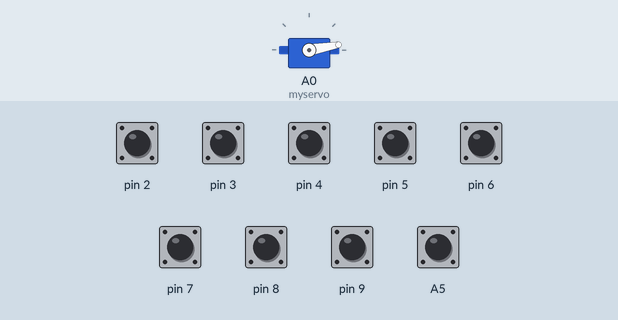
A sketch run on a simulated Arduino Uno, built with avr-gcc and run on an emulated ATmega328P. Shown: servo. The inputs (shaded band) are chosen by the test bench; at power-on: A5, pin 2–9 HIGH. Random numbers use the default seed unless the sketch sets one; what the sketch prints to the serial monitor is not drawn.

Above: at 0.1 s.
Timing chart, 0 to 1.6 s (numbered marks = the images above):
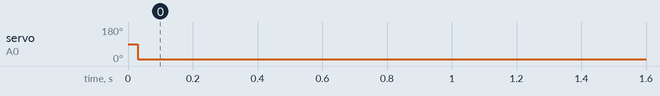

Measured:
- by itself, servo on A0 (myservo): 90° → 10° at 0.03 s

The sketch:

8bitchallenge.ino
```cpp
// outstanding issues!
// 1. Toggle switches are upside down (turn box upside down and they are in order)
// 2. Toggles are inverted 1/0
// 3. Keys are inverted. Which is fine, really.
// Don’t load code on an arduino if it has pins grounded or if

int keycode;
int bitLength;
int binaryKeycode[8]; //8 bits max, lowest 3 positions used for 3 bit code
int offset; //will be 11 for 3 bit code, 2 for 8 bit code
int listOfKeys[] = {12,4,13,8}; //change these decimal values to whatever the physical keys translate to.
int openPosition = 90;
int closedPosition = 10;

#include <Servo.h>

Servo myservo;  // create servo object to control a servo

void setup() {

    Serial.begin(9600);
    Serial.println("Hello!");
    myservo.attach(A0);
    randomSeed(analogRead(A1));
    for(int i = 2; i <= 13; i++) pinMode(i, INPUT_PULLUP);

    //Check pin A5 for jumper to ground
    pinMode(A5, INPUT_PULLUP);

    if(digitalRead(A5)){
        //if pin is ungrounded, High, then we're on step two
        offset = 2; //pin 2 is the first pin to check for the physical keys.
        bitLength = 8;
        decToBin(listOfKeys[random(4)]); //passes one of four decimal keys into all 8 positions of binaryKeycode[8]
    }
    else {
        //else we're on step one
        offset = 11; //pin 11 is the first pin to check for the group of 3 switches, plugged into the ICSP header.
        bitLength = 3;
        decToBin(random(8)); //passes a random number 0 - 7 to populate lowest 3 positions of binaryKeycode[8]
    }
}


void loop() {
  // put your main code here, to run repeatedly:
    Serial.print("The key inserted is: ");
    printKeytest();   // prints 1s and 0s straight to the console from the pins
    Serial.print(", which in decimal is " + String(binToDecFromInput())); // prints sum of digital pins.
    if(isaMatch()){ //if digital pins match keyCode array
      Serial.println(" It's a match!");
      myservo.write(openPosition);
    } else {
      Serial.println(" which is not the keycode.");
      myservo.write(closedPosition);

    }


}

void decToBin(int thedecimal){
   //decToBin takes a password in decimal form and
   // populates the array from high bit (pow(2, password length)) to low bit (pow(2, 0)),
   // just checking if pow(2,max) fits in the decimal.
   // example, thedecimal = 150, bitLength = 8; for bit number 7 (high bit),
   // pow(2,7) = 128, 150 - 128 > 0, that's true, so set bit 7 to 1. Pass the result,
   // next bit is pow(2,6), or 64. (150 - 128) - 64 > 0 is false, so that bit is 0, and so on.

     for(int whichBit = bitLength - 1; whichBit >= 0; whichBit--){
      if(thedecimal - pow(2, whichBit) >= 0){
        binaryKeycode[whichBit] = 1;
        thedecimal = thedecimal - pow(2, whichBit);
      } else {
        binaryKeycode[whichBit] = 0;
      }
    }
}


float binToDecFromInput(){
  // "Binary to Decimal from Input" start an accumulator at 0,
  // read each pin (starting at offset pin number),
  // and if LOW (grounded), add pow(2, pin#) to accumulator
  float sum = 0;
  for(int whichBit = bitLength - 1; whichBit >= 0; whichBit--){
    if(digitalRead(whichBit + offset)) sum = sum + pow(2, whichBit);
  }
  return sum; // return result, representing which key combination has been tried.
}


bool isaMatch(){
  // steps through digital pins and keycode array simultaneously, return whether they're identical or not
  for(int whichBit = bitLength - 1; whichBit >= 0; whichBit--){
    if(digitalRead(whichBit + offset) != binaryKeycode[whichBit]) return false; //if something doesn't match, immediately return false
  }
  return true; //if it checks each bit, and none of them were wrong, return true
}

void printKeytest(){
  // prints 1s and 0s straight to the console from the pins
  for(int whichBit = bitLength - 1; whichBit >= 0; whichBit--){
    Serial.print(digitalRead(whichBit + offset));
    delay(1);
  }
}


void printKeycode(){
  //DEBUG CODE - not used in this version
  //prints keycode and prints out the array
  Serial.print("The key in decimal is " + String(keycode) + ", the key in binary is ");
  for(int whichBit = bitLength - 1; whichBit >= 0; whichBit--){
    Serial.print(binaryKeycode[whichBit]);

    delay(1);
  }
  Serial.print("\n");
}
```
